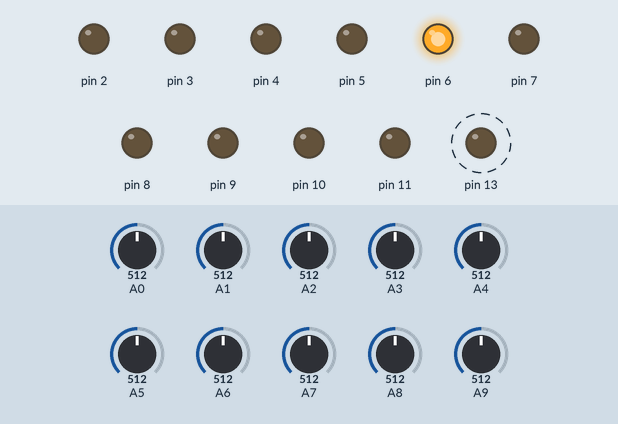
This sketch was run on a simulated Arduino Mega 2560, built with avr-gcc and run on an emulated ATmega2560. On the bench: output pins drawn as LEDs (lit = HIGH). Dashed ring = blinking. The inputs (shaded band) are chosen by the test bench; at power-on: A0 = 512, A7 = 512, A3 = 512, A1 = 512, A2 = 512, A4 = 512, A5 = 512, A6 = 512, A8 = 512, A9 = 512. Random numbers use the default seed unless the sketch sets one; what the sketch prints to the serial monitor is not drawn.

Above: at 1.2 s.
1.3 s: A0 set to 109
At 2.43 s:
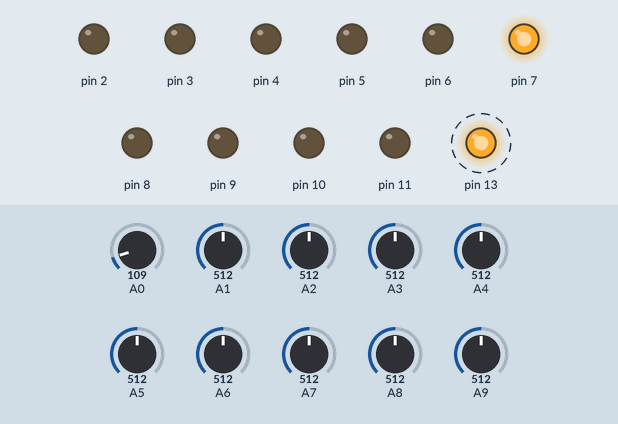
4.3 s: A0 set to 91
At 5.4 s:
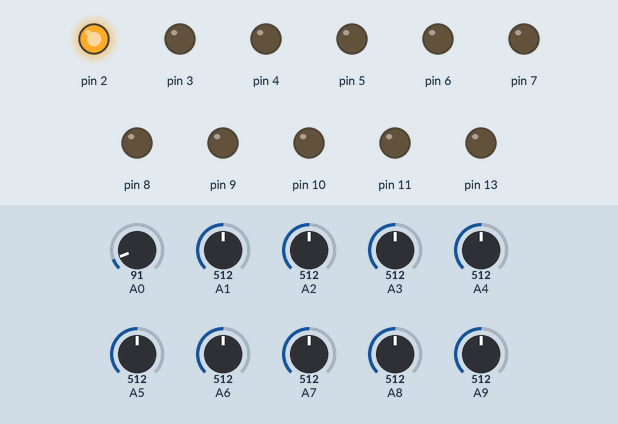
7.3 s: A7 set to 157
At 8.4 s:
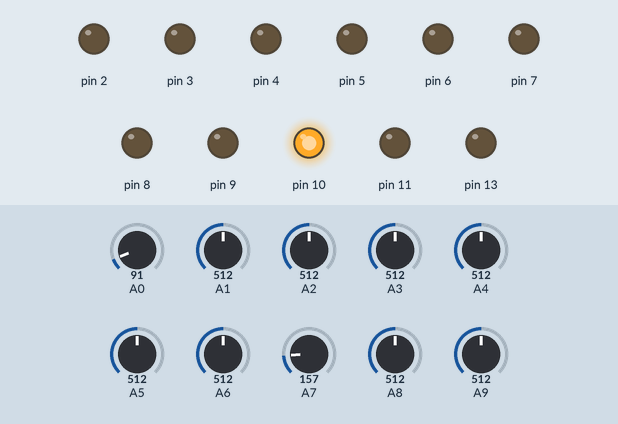
10.2 s: A7 set to 143
At 12.8 s:
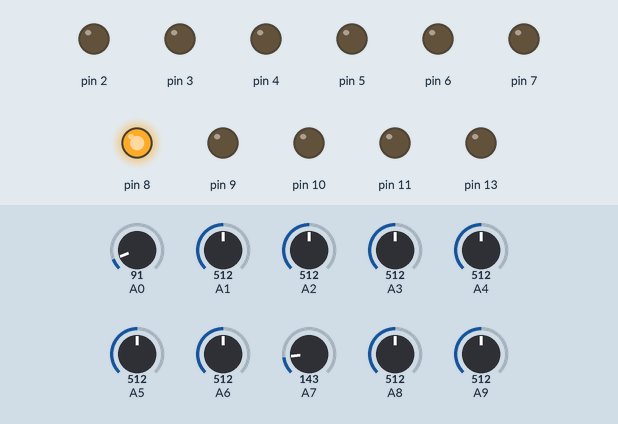
13.2 s: A3 set to 620
16.2 s: A1 set to 540
19.2 s: A1 set to 568
Timing chart, 0 to 30.1 s (numbered marks = the images above; inputs shaded):
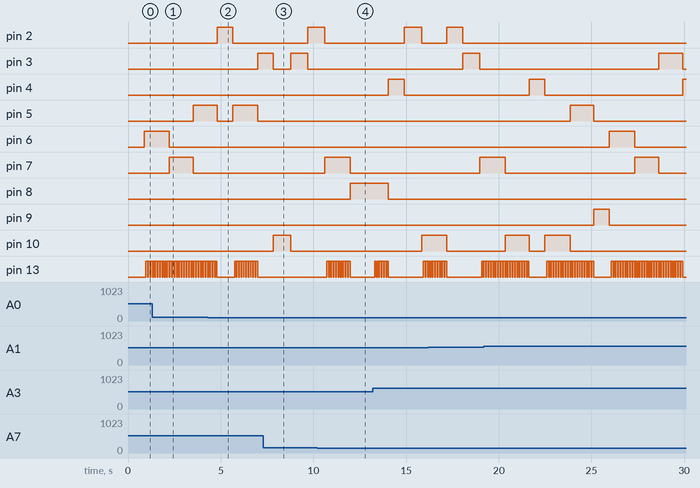

Measured:
- the behaviour switches between 100 and 99 on A0 (found by bisection; images 1 and 2)
- the behaviour switches between 151 and 150 on A7 (found by bisection; images 3 and 4)
- by itself, pin 10: alternates HIGH for 1.3 s and LOW for 0.86 s, 4 changes in all, then stays LOW

The sketch:

sketch_feb01a.ino
```cpp
 #include<stdio.h>
#include<stdlib.h>
#include<time.h>
int n,a[3],v=0,count=0;
int flag=0;
void setup() {

    srand(time(0));
    pinMode(2,OUTPUT);
    pinMode(3,OUTPUT);
    pinMode(4,OUTPUT);
    pinMode(5,OUTPUT);
    pinMode(6,OUTPUT);
    pinMode(7,OUTPUT);
    pinMode(8,OUTPUT);
    pinMode(9,OUTPUT);
    pinMode(10,OUTPUT);
    pinMode(11,OUTPUT);

    pinMode(13,OUTPUT);
    pinMode(A0,INPUT);
    pinMode(A1,INPUT);
    pinMode(A2,INPUT);
    pinMode(A3,INPUT);
    pinMode(A4,INPUT);
    pinMode(A5,INPUT);
    pinMode(A6,INPUT);
    pinMode(A7,INPUT);
    pinMode(A8,INPUT);
    pinMode(A9,INPUT);
    Serial.begin(9600);
    // for buzzer


}
void loop() {
  int val_0= analogRead(A0);
  int val_1= analogRead(A1);
  int val_2= analogRead(A2);
  int val_3= analogRead(A3);
  int val_4= analogRead(A4);
  int val_5= analogRead(A5);
  int val_6= analogRead(A6);
  int val_7= analogRead(A7);
  int val_8= analogRead(A8);
  int val_9= analogRead(A9);

if(flag==10)
  {digitalWrite(a[v],LOW);
    v=0;
   a[v]= rand() % 10 +2;

  digitalWrite(a[v],HIGH);
  flag=0;}


  Serial.print("a0  " );
  Serial.println(val_0);

  Serial.print("a1  " );
  Serial.println(val_1);

  Serial.print("a2  " );
  Serial.println(val_2);

  Serial.print("a3  " );
  Serial.println(val_3);

  Serial.print("a4  " );
  Serial.println(val_4);

  Serial.print("a5  " );
  Serial.println(val_5);

  Serial.print("a6  " );
  Serial.println(val_6);

  Serial.print("a7  " );
  Serial.println(val_7);

  Serial.print("a8  " );
  Serial.println(val_8);

  Serial.print("a9  " );
  Serial.println(val_9);


  if(val_0>=600 &&a[v]==2)
   {digitalWrite(13,HIGH);
    delay(100);
    digitalWrite(13,LOW)
    ;
    Serial.println(count+=1);}

    if(val_1>=550&&a[v]==3)
   {digitalWrite(13,HIGH);
    delay(100);
    digitalWrite(13,LOW);
    Serial.println(count+=1);}

    if(val_2>= 610&&a[v]==4)
   {digitalWrite(13,HIGH);
    delay(100);
    digitalWrite(13,LOW);
   }

    if(val_6>=490&&a[v]==5)
   {digitalWrite(13,HIGH);
    delay(100);
    digitalWrite(13,LOW);
    }

    if(val_4>= 315&&a[v]==6)
   {digitalWrite(13,HIGH);
    delay(100);
    digitalWrite(13,LOW);
    Serial.println(count+=1);}

    if(val_5>=500 &&a[v]==7)
   {digitalWrite(13,HIGH);
    delay(100);
    digitalWrite(13,LOW);
    Serial.println(count+=1);}

    if(val_3>= 600&&a[v]==8)
   {digitalWrite(13,HIGH);
    delay(100);
    digitalWrite(13,LOW);
    Serial.println(count+=1);}

    if(val_7<=120&&a[v]==9)
   {digitalWrite(13,HIGH);
    delay(100);
    digitalWrite(13,LOW);
    Serial.println(count+=1);}

    if(val_7<=150 &&a[v]==10)
   {digitalWrite(13,HIGH);
    delay(100);
    digitalWrite(13,LOW);
    Serial.println(count+=1);}

    if(val_9<=220 &&a[v]==11)
   {digitalWrite(13,HIGH);
    delay(100);
    digitalWrite(13,LOW);
    Serial.println(count+=1);}


    flag=flag+1;


}
```
